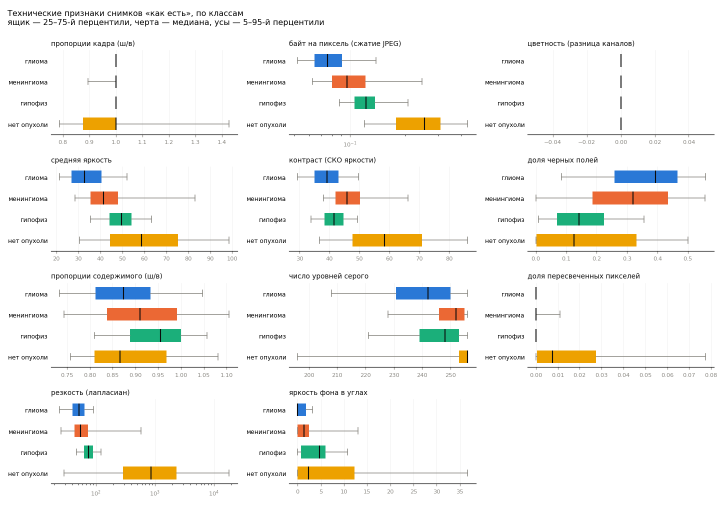
#> input picture reports/shortcut/features_raw.png, 1452 x 1011 px (shown at 1/2 size)
$ python -i check_shortcut.py   (imports and definitions only)   (older library calls are emulated)
#> lines starting #> are read from the running program, lines starting #| are printed output that depends on the picture; after the words box and inside, x2 and y2 are one past the last pixel; in counts of white or black regions, pixels touching at a corner belong together
### src/imhash.py
"""Общий код сравнения изображений по содержимому.

Признаки снимка: md5 файла, обрезка черных полей, pHash для 8 преобразований
группы D4 (повороты на 90° и отражения), миниатюра 64×64. Сравнение пары:
минимальное по преобразованиям расстояние Хэмминга pHash + корреляция Пирсона
миниатюр с учетом найденного преобразования.
"""
from __future__ import annotations

import hashlib
from pathlib import Path

import cv2
import imagehash
import numpy as np
import pandas as pd
from PIL import Image
from tqdm import tqdm

from src.io_utils import read_image

# Преобразования группы D4. Индекс сохраняется в паре как tf.
TF_NAMES = ["id", "rot90", "rot180", "rot270", "flipH", "flipV", "transpose", "antitranspose"]
TFS = [
    lambda a: a,
    lambda a: np.rot90(a, 1),
    lambda a: np.rot90(a, 2),
    lambda a: np.rot90(a, 3),
    lambda a: a[:, ::-1],
    lambda a: a[::-1, :],
    lambda a: a.T,
    lambda a: np.rot90(a, 2).T,
]
# Те же преобразования для батча (B, H, W), порядок совпадает с TFS
TFS_BATCH = [
    lambda a: a,
    lambda a: np.rot90(a, 1, axes=(1, 2)),
    lambda a: np.rot90(a, 2, axes=(1, 2)),
    lambda a: np.rot90(a, 3, axes=(1, 2)),
    lambda a: a[:, :, ::-1],
    lambda a: a[:, ::-1, :],
    lambda a: a.transpose(0, 2, 1),
    lambda a: np.rot90(a, 2, axes=(1, 2)).transpose(0, 2, 1),
]


def black_bbox(gray: np.ndarray, thr: int = 15) -> tuple[int, int, int, int]:
    """Рамка содержимого без черных полей: (y0, y1, x0, x1), правые границы не включаются.
    Маска строится по медианно-сглаженному снимку, чтобы шум «соль-перец» на полях не мешал."""
    m = cv2.medianBlur(gray, 5) > thr
    rows, cols = np.flatnonzero(m.any(1)), np.flatnonzero(m.any(0))
    if rows.size < 8 or cols.size < 8:
        return 0, gray.shape[0], 0, gray.shape[1]
    return int(rows[0]), int(rows[-1]) + 1, int(cols[0]), int(cols[-1]) + 1


def crop_black(gray: np.ndarray, thr: int = 15) -> np.ndarray:
    y0, y1, x0, x1 = black_bbox(gray, thr)
    return gray[y0:y1, x0:x1]


def phash_u64(arr: np.ndarray) -> np.uint64:
    bits = imagehash.phash(Image.fromarray(np.ascontiguousarray(arr))).hash.flatten()
    return np.packbits(bits).view(">u8")[0].astype(np.uint64)


# [73 lines left out: functions compute_features, candidate_pairs, _znorm, pair_corr, not called in this run]


class DSU:
    """Система непересекающихся множеств; корень группы — минимальный индекс."""

    def __init__(self, n: int):
        self.p = list(range(n))

    # [17 lines left out: functions find, union, labels, not called in this run]

### src/preprocess.py
"""Единый препроцессинг снимка: один и тот же код для обучения и инференса.

Шаги:
  1. серый снимок в диапазоне 0–255 (цветные файлы переводятся в серый, 16 бит — min-max);
  2. обрезка: сначала от краев срезаются однородные строки и столбцы (поля любого цвета, в том
     числе белые, и рамки-линии), затем ищется рамка головы — порог берется относительно уровня
     фона, поэтому серый фон BR-копий, шум «соль-перец», подписи и линейки по краям не мешают;
  3. нормализация яркости в дробных числах: фон → 0, 99,5-й перцентиль тканей → 1;
  4. приведение к size×size с сохранением пропорций (длинная сторона = size, поля — нули);
  5. квантование в uint8.
Нормализация идет до масштабирования, чтобы интерполяция заполнила промежуточные уровни
серого (иначе число уровней выдает источник снимка).

Геометрия возвращается в PreprocMeta: по ней маска переносится в координаты модели
(`mask_to_model`), а маска или тепловая карта модели — обратно на исходный снимок
(`map_to_original`).

Пример:
    from src.preprocess import preprocess
    image, meta = preprocess(read_image(path))      # uint8, 256×256
"""
from __future__ import annotations

from dataclasses import dataclass

import cv2
import numpy as np

DEFAULT_SIZE = 256


@dataclass(frozen=True)
class PreprocMeta:
    orig_h: int
    orig_w: int
    y0: int  # рамка содержимого в исходном снимке (правые границы не включаются)
    y1: int
    x0: int
    x1: int
    new_h: int  # размер содержимого после масштабирования
    new_w: int
    top: int  # положение содержимого внутри size×size
    left: int
    size: int
    scale: float  # во сколько раз изменено содержимое
    bg: float  # уровень фона (0–255)
    hi: float  # верхняя граница яркости тканей (0–255)


def to_gray(image: np.ndarray) -> np.ndarray:
    """Серый снимок float32 в диапазоне 0–255. Принимает HxW, HxWx3 (RGB), HxWx4; uint8 или другие типы."""
    x = np.asarray(image)
    if x.ndim == 3:  # те же веса, что у OpenCV при чтении в сером: результат не зависит от способа чтения файла
        x = x[..., :3].astype(np.float32) @ np.array([0.299, 0.587, 0.114], np.float32) if x.shape[2] >= 3 else x[..., 0]
    x = x.astype(np.float32)
    if np.asarray(image).dtype != np.uint8:  # например, 16-битный DICOM
        lo, hi = float(x.min()), float(x.max())
        x = (x - lo) / (hi - lo) * 255.0 if hi > lo else np.zeros_like(x)
    return x


def trim_uniform_borders(gray: np.ndarray, rel_tol: float = 0.03, frac: float = 0.98) -> tuple[int, int, int, int]:
    """Срезает от краев строки и столбцы однородной яркости: поля любого цвета (черные, серые,
    белые) и рамки-линии по краю кадра. Строка однородна, если не менее frac ее пикселей
    отличаются от медианы строки не больше чем на допуск. Допуск — доля rel_tol от разброса
    яркости снимка: на затемненных снимках тусклые края головы не принимаются за поле.
    Возвращает (y0, y1, x0, x1)."""
    h, w = gray.shape
    y0, y1, x0, x1 = 0, h, 0, w
    lo, hi = np.percentile(gray, [0.5, 99.5])
    tol = float(np.clip(rel_tol * (hi - lo), 2.0, 8.0))

    def edges(block: np.ndarray, axis: int) -> tuple[int, int]:
        med = np.median(block, axis=axis, keepdims=True)
        uniform = (np.abs(block - med) <= tol).mean(axis=axis) >= frac
        if uniform.all():
            return 0, 0
        return int(np.argmin(uniform)), int(np.argmin(uniform[::-1]))  # сколько однородных с начала и с конца

    for _ in range(4):  # строки и столбцы влияют друг на друга — несколько проходов
        top, bottom = edges(gray[y0:y1, x0:x1], axis=1)
        y0, y1 = y0 + top, y1 - bottom
        left, right = edges(gray[y0:y1, x0:x1], axis=0)
        x0, x1 = x0 + left, x1 - right
        if top + bottom + left + right == 0:
            break
    if (y1 - y0) < 0.15 * h or (x1 - x0) < 0.15 * w:  # осталось неправдоподобно мало — не срезаем
        return 0, h, 0, w
    return y0, y1, x0, x1


def estimate_background(gray: np.ndarray) -> float:
    """Уровень фона: меньшее из медианы рамки по краю кадра и 10-го перцентиля всего снимка.
    Рамка дает серый фон BR-копий, перцентиль страхует случай, когда голова касается краев."""
    h, w = gray.shape
    b = max(2, round(0.04 * min(h, w)))
    ring = np.concatenate([gray[:b].ravel(), gray[-b:].ravel(), gray[b:-b, :b].ravel(), gray[b:-b, -b:].ravel()])
    return float(min(np.median(ring), np.percentile(gray, 10)))


def content_bbox(gray: np.ndarray, bg: float) -> tuple[tuple[int, int, int, int], float]:
    """Рамка головы (y0, y1, x0, x1) без отступа и использованный порог яркости."""
    h, w = gray.shape
    sm = cv2.medianBlur(np.clip(gray, 0, 255).astype(np.uint8), 5)  # убирает «соль-перец»
    thr = bg + max(6.0, 0.08 * (float(np.percentile(sm, 99.5)) - bg))
    m = (sm > thr).astype(np.uint8)
    k = max(5, int(round(0.015 * min(h, w))) | 1)
    m = cv2.morphologyEx(m, cv2.MORPH_OPEN, cv2.getStructuringElement(cv2.MORPH_ELLIPSE, (k, k)))  # тонкие линии, подписи
    n, _, stats, _ = cv2.connectedComponentsWithStats(m, connectivity=8)
    full = (0, h, 0, w)
    if n <= 1:
        return full, thr
    areas = stats[1:, cv2.CC_STAT_AREA]
    keep = stats[1:][areas >= 0.05 * areas.max()]  # голова и сравнимые с ней части; мелкие метки отбрасываются
    x0, y0 = int(keep[:, cv2.CC_STAT_LEFT].min()), int(keep[:, cv2.CC_STAT_TOP].min())
    x1 = int((keep[:, cv2.CC_STAT_LEFT] + keep[:, cv2.CC_STAT_WIDTH]).max())
    y1 = int((keep[:, cv2.CC_STAT_TOP] + keep[:, cv2.CC_STAT_HEIGHT]).max())
    if (y1 - y0) < 0.15 * h or (x1 - x0) < 0.15 * w:  # рамка неправдоподобно мала — не обрезаем
        return full, thr
    return (y0, y1, x0, x1), thr


def preprocess(image: np.ndarray, size: int = DEFAULT_SIZE) -> tuple[np.ndarray, PreprocMeta]:
    """Снимок → (uint8 size×size, геометрия)."""
    gray = to_gray(image)
    h, w = gray.shape
    ty0, ty1, tx0, tx1 = trim_uniform_borders(gray)
    inner = gray[ty0:ty1, tx0:tx1]
    bg = estimate_background(inner)
    (y0, y1, x0, x1), thr = content_bbox(inner, bg)
    y0, y1, x0, x1 = y0 + ty0, y1 + ty0, x0 + tx0, x1 + tx0

    # Отступ 2% вокруг рамки. В срезанную полосу он заходит, только если полоса темная (обычное
    # поле): так рамка одинакова у чистого снимка и у его зашумленной копии, где поля не срезаются.
    # Если в полосе белое поле или линия — отступ ограничен краем срезанной области.
    pad = int(round(0.02 * max(y1 - y0, x1 - x0)))
    dark = lambda strip: strip.size == 0 or float(np.percentile(strip, 99)) <= thr
    lim_y0 = 0 if dark(gray[:ty0]) else ty0
    lim_y1 = h if dark(gray[ty1:]) else ty1
    lim_x0 = 0 if dark(gray[:, :tx0]) else tx0
    lim_x1 = w if dark(gray[:, tx1:]) else tx1
    y0, y1 = max(lim_y0, y0 - pad), min(lim_y1, y1 + pad)
    x0, x1 = max(lim_x0, x0 - pad), min(lim_x1, x1 + pad)
    crop = gray[y0:y1, x0:x1]

    tissue = crop[crop > thr]
    hi = float(np.percentile(tissue, 99.5)) if tissue.size else float(crop.max())
    norm = np.clip((crop - bg) / max(hi - bg, 1e-6), 0.0, 1.0)

    ch, cw = crop.shape
    scale = size / max(ch, cw)
    new_h, new_w = max(1, round(ch * scale)), max(1, round(cw * scale))
    interp = cv2.INTER_AREA if scale < 1 else cv2.INTER_LINEAR
    resized = np.clip(cv2.resize(norm, (new_w, new_h), interpolation=interp), 0.0, 1.0)

    top, left = (size - new_h) // 2, (size - new_w) // 2
    out = np.zeros((size, size), np.float32)
    out[top : top + new_h, left : left + new_w] = resized
    meta = PreprocMeta(h, w, y0, y1, x0, x1, new_h, new_w, top, left, size, float(scale), bg, hi)
    return np.round(out * 255).astype(np.uint8), meta


# [19 lines left out: functions mask_to_model, map_to_original, not called in this run]

### src/check_shortcut.py
"""Проверка shortcut: можно ли угадать класс по техническим признакам снимка.

Считается по рабочим снимкам (splits.csv, primary == True):
  raw_* — признаки файла «как есть»: размер, пропорции, цветность, яркость, контраст,
          черные поля, число уровней серого, резкость, фон в углах, байт на пиксель;
  pp_*  — признаки после реального препроцессинга (src/preprocess.py), по содержимому
          снимка без полей приведения к квадрату: то, что останется модели.
Проба: градиентный бустинг только на этих признаках (без пикселей), обучение на train,
оценка на val. Тест не используется.

Результаты: data/processed/image_stats.csv, reports/shortcut_report.md, reports/shortcut/*.png

Пример:
    python -m src.check_shortcut
"""
from __future__ import annotations

import argparse
from pathlib import Path

import cv2
import matplotlib

# [1 line not run here, left out]
import matplotlib.pyplot as plt
import numpy as np
import pandas as pd
from sklearn.ensemble import HistGradientBoostingClassifier
from sklearn.inspection import permutation_importance
from sklearn.metrics import balanced_accuracy_score, roc_auc_score
from tqdm import tqdm

from src.imhash import black_bbox
from src.preprocess import preprocess

SEED = 42
CLASSES = ["glioma", "meningioma", "pituitary", "no_tumor"]
CLS_RU = {"glioma": "глиома", "meningioma": "менингиома", "pituitary": "гипофиз", "no_tumor": "нет опухоли"}
CLS_COLOR = {"glioma": "#2a78d6", "meningioma": "#eb6834", "pituitary": "#1baf7a", "no_tumor": "#eda100"}
INK, MUTED = "#0b0b0b", "#898781"

FEATURES_RU = {
    "raw_h": "высота, px", "raw_w": "ширина, px", "raw_aspect": "пропорции кадра (ш/в)",
    "raw_bpp": "байт на пиксель (сжатие JPEG)", "raw_color": "цветность (разница каналов)",
    "raw_mean": "средняя яркость", "raw_std": "контраст (СКО яркости)",
    "raw_border": "доля черных полей", "raw_bbox_aspect": "пропорции содержимого (ш/в)",
    "raw_levels": "число уровней серого", "raw_sat": "доля пересвеченных пикселей",
    "raw_sharp": "резкость (лапласиан)", "raw_corner": "яркость фона в углах",
    "pp_mean": "средняя яркость", "pp_std": "контраст (СКО яркости)", "pp_dark": "доля темных пикселей",
    "pp_sat": "доля пересвеченных пикселей", "pp_levels": "число уровней серого",
    "pp_entropy": "энтропия гистограммы", "pp_sharp": "резкость (лапласиан)",
    "pp_bbox_aspect": "пропорции содержимого (ш/в)", "pp_upscale": "масштаб при приведении к 256",
}
RAW = [f for f in FEATURES_RU if f.startswith("raw_")]
PP = [f for f in FEATURES_RU if f.startswith("pp_")]
SIZE_ONLY = ["raw_h", "raw_w"]
PP_VERSION = "preprocess-1.5"  # при изменении препроцессинга кэш признаков пересчитывается
PP_NO_SCALE = [f for f in PP if f != "pp_upscale"]


def image_stats(path: Path) -> dict:
#> called with path = '../reports/shortcut/features_raw.png'
    buf = np.fromfile(str(path), np.uint8)
    bgr = cv2.imdecode(buf, cv2.IMREAD_COLOR)
#> bgr is the input picture: shape (1011, 1452, 3); mean B, G, R 241.6, 244.8, 245.7
    gray = cv2.cvtColor(bgr, cv2.COLOR_BGR2GRAY)
    h, w = gray.shape
#> h = 1011; w = 1452
    b, g, r = (bgr[..., k].astype(np.int16) for k in range(3))
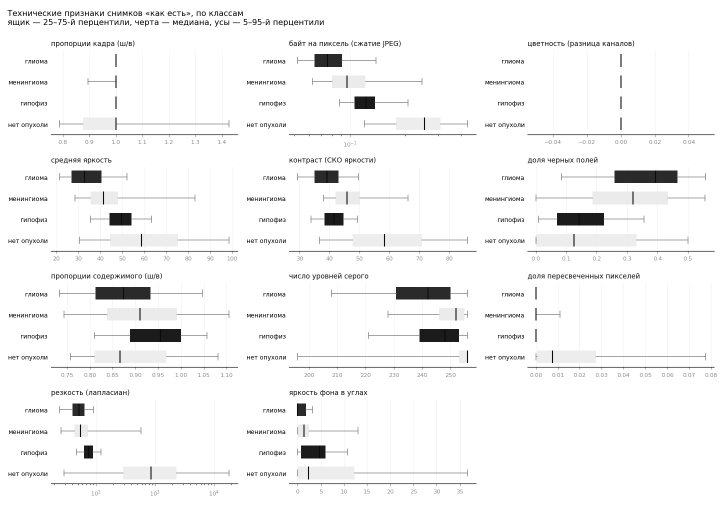
#> r: shape (1011, 1452) int16 (shown at 1/2 size); min 0, max 255, mean 245.7
    y0, y1, x0, x1 = black_bbox(gray)
#> in black_bbox, `m = cv2.medianBlur(gray, 5) > thr`: m: shape (1011, 1452) bool; every value is 1
#> in black_bbox, `rows, cols = np.flatnonzero(m.any(1)), np.flatnonzero(m.any(0))`: rows = 1011 values from 0 to 1010; cols = 1452 values from 0 to 1451
#> y0 = 0; y1 = 1011; x0 = 0; x1 = 1452
    c = max(4, min(h, w) // 20)
#> c = 50
    corners = np.concatenate([gray[:c, :c].ravel(), gray[:c, -c:].ravel(), gray[-c:, :c].ravel(), gray[-c:, -c:].ravel()])
#> corners = 10000 values, max 255 at index 0, min 0 at index 1015, mean 249.1
    out = {
        "raw_h": h, "raw_w": w, "raw_aspect": w / h, "raw_bpp": len(buf) / (h * w),
        "raw_color": float((np.abs(r - g) + np.abs(g - b)).mean()),
        "raw_mean": float(gray.mean()), "raw_std": float(gray.std()),
        "raw_border": 1 - (y1 - y0) * (x1 - x0) / (h * w),
        "raw_bbox_aspect": (x1 - x0) / (y1 - y0),
        "raw_levels": int(np.count_nonzero(np.bincount(gray.ravel(), minlength=256))),
        "raw_sat": float((gray >= 250).mean()),
        "raw_sharp": float(cv2.Laplacian(gray, cv2.CV_64F).var()),
        "raw_corner": float(corners.mean()),
    }
    # реальный препроцессинг (src/preprocess.py); статистика — по содержимому, без полей приведения к квадрату
    full, m = preprocess(gray)
#> in trim_uniform_borders, `lo, hi = np.percentile(gray, [0.5, 99.5])`: lo = 11; hi = 255
#> in trim_uniform_borders, `tol = float(np.clip(rel_tol * (hi - lo), 2.0, 8.0))`: tol = 7.32
#> the loop in trim_uniform_borders, `for _ in range(4):` made 2 passes
#> (top, bottom, y0, y1, left, right, x0, x1) on passes 1 to 2: (23, 20, 23, 991, 17, 29, 17, 1423), (0, 0, 23, 991, 0, 0, 17, 1423)
#> in preprocess, `ty0, ty1, tx0, tx1 = trim_uniform_borders(gray)`: ty0 = 23; ty1 = 991; tx0 = 17; tx1 = 1423
#> in preprocess, `inner = gray[ty0:ty1, tx0:tx1]`:
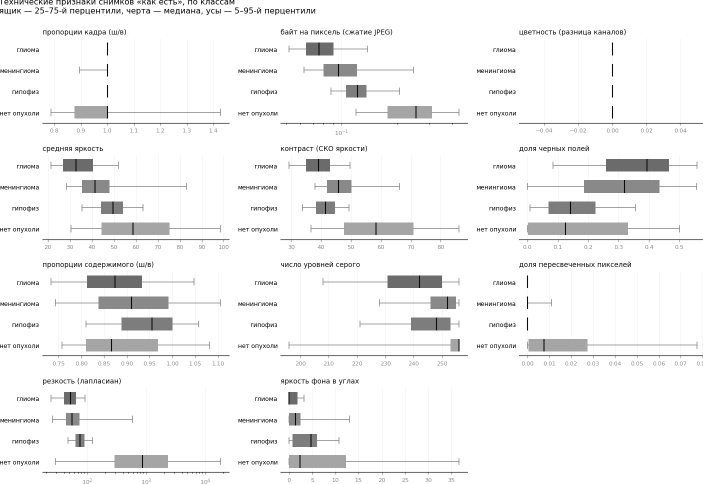
#> inner: shape (968, 1406) float32 (shown at 1/2 size); min 0, max 255, mean 243.9
#> in preprocess, `bg = estimate_background(inner)`: bg = 247
#> in content_bbox, `sm = cv2.medianBlur(np.clip(gray, 0, 255).astype(np.uint8), 5)`:
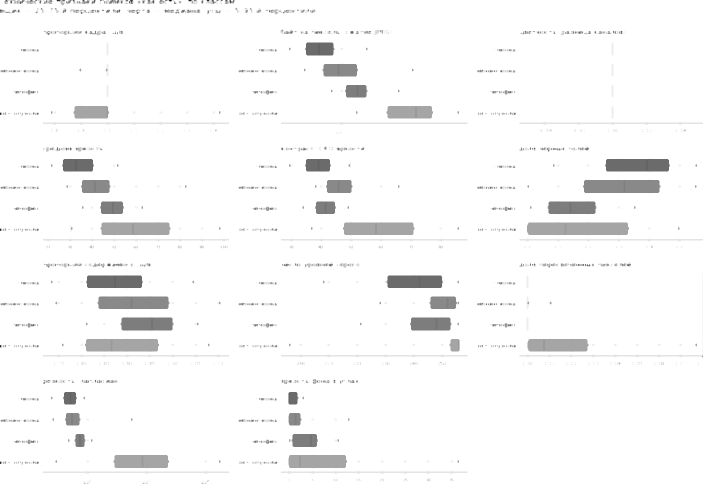
#> sm: shape (968, 1406) (shown at 1/2 size); min 0, max 255, mean 247.7
#> in content_bbox, `thr = bg + max(6.0, 0.08 * (float(np.percentile(sm, 99.5)) - bg))`: thr = 253
#> in content_bbox, `m = (sm > thr).astype(np.uint8)`:
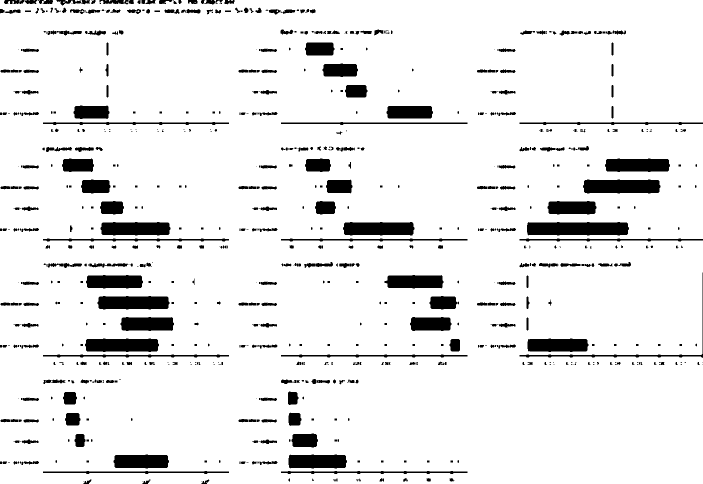
#> m: shape (968, 1406) (shown at 1/2 size); values 0 (black) and 1 (white), 91.6% white; 712 black regions (295 under 20 px), largest, box (x1, y1, x2, y2) and area: (1054, 444, 1258, 471) 5074, (1166, 359, 1321, 387) 3964, (170, 677, 318, 704) 3638
#> in content_bbox, `m = cv2.morphologyEx(m, cv2.MORPH_OPEN, cv2.getStructuringElement(cv2...`:
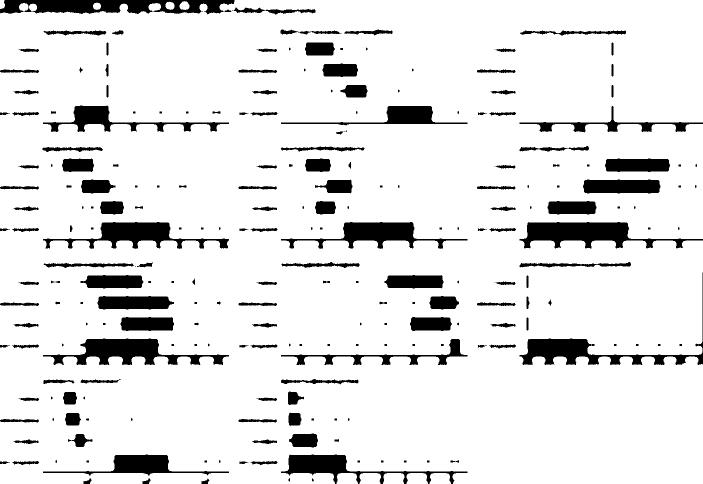
#> m: shape (968, 1406) (shown at 1/2 size); values 0 (black) and 1 (white), 89.5% white; 245 black regions (53 under 20 px), largest, box (x1, y1, x2, y2) and area: (0, 0, 469, 29) 9326, (1039, 444, 1406, 497) 9038, (86, 677, 458, 730) 8358
#> in content_bbox, `n, _, stats, _ = cv2.connectedComponentsWithStats(m, connectivity=8)`: n = 13; stats = 13 rows, first 6: [0, 0, 1406, 968, 143498], [0, 0, 10, 18, 155], [0, 0, 1406, 968, 1211796], [331, 3, 18, 17, 232], [359, 2, 20, 18, 270], [186, 5, 16, 15, 184]
#> in content_bbox, `areas = stats[1:, cv2.CC_STAT_AREA]`: areas = [155, 1211796, 232, 270, 184, 243, 317, 850, 882, 872, 862, 847]
#> in content_bbox, `keep = stats[1:][areas >= 0.05 * areas.max()]`: keep = [[0, 0, 1406, 968, 1211796]]
#> in content_bbox, `x0, y0 = int(keep[:, cv2.CC_STAT_LEFT].min()), int(keep[:, cv2.CC_STAT..`: x0 = 0
#> in content_bbox, `x1 = int((keep[:, cv2.CC_STAT_LEFT] + keep[:, cv2.CC_STAT_WIDTH]).max())`: x1 = 1406
#> in content_bbox, `y1 = int((keep[:, cv2.CC_STAT_TOP] + keep[:, cv2.CC_STAT_HEIGHT]).max())`: y1 = 968
#> in preprocess, `(y0, y1, x0, x1), thr = content_bbox(inner, bg)`: y0 = 0; y1 = 968; x0 = 0; x1 = 1406; thr = 253
#> in preprocess, `y0, y1, x0, x1 = y0 + ty0, y1 + ty0, x0 + tx0, x1 + tx0`: y0 = 23; y1 = 991; x0 = 17; x1 = 1423
#> in preprocess, `pad = int(round(0.02 * max(y1 - y0, x1 - x0)))`: pad = 28
#> in preprocess, `lim_y0 = 0 if dark(gray[:ty0]) else ty0`: lim_y0 = 23
#> in preprocess, `lim_y1 = h if dark(gray[ty1:]) else ty1`: lim_y1 = 991
#> in preprocess, `lim_x0 = 0 if dark(gray[:, :tx0]) else tx0`: lim_x0 = 17
#> in preprocess, `lim_x1 = w if dark(gray[:, tx1:]) else tx1`: lim_x1 = 1423
#> in preprocess, `hi = float(np.percentile(tissue, 99.5)) if tissue.size else float(crop..`: hi = 255
#> in preprocess, `resized = np.clip(cv2.resize(norm, (new_w, new_h), interpolation=inter..`:
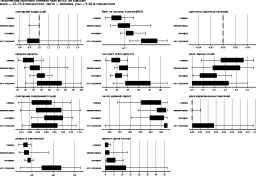
#> resized: shape (176, 256) float32; min 0, max 1, mean 0.899
#> in preprocess, `out[top : top + new_h, left : left + new_w] = resized`:
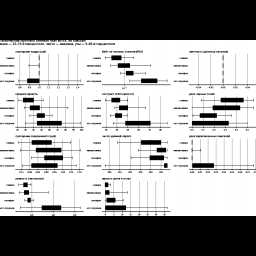
#> out: shape (256, 256) float32; min 0, max 1, mean 0.618
    q = np.ascontiguousarray(full[m.top : m.top + m.new_h, m.left : m.left + m.new_w])
    pp = q.astype(np.float32) / 255
    hist = np.bincount(q.ravel(), minlength=256) / q.size
#> hist = 256 values, max 0.762 at index 255, min 0 at index 3, mean 0.00391
    nz = hist[hist > 0]
#> nz = 243 values, max 0.762 at index 242, min 2.22e-05 at index 3, mean 0.00412
    out.update({
        "pp_mean": float(pp.mean()), "pp_std": float(pp.std()), "pp_dark": float((pp < 0.05).mean()),
        "pp_sat": float((pp > 0.95).mean()), "pp_levels": int(len(nz)), "pp_entropy": float(-(nz * np.log2(nz)).sum()),
        "pp_sharp": float(cv2.Laplacian(q, cv2.CV_64F).var()),
        "pp_bbox_aspect": (m.x1 - m.x0) / (m.y1 - m.y0), "pp_upscale": m.scale,
        "pp_version": PP_VERSION,
    })
    return out


# [199 lines left out: functions probe, plot_distributions, plot_importance, _md_table, _medians, single_feature_auc and 1 more, not called in this run]


# [2 lines not run here, left out]

>>> result = image_stats('../reports/shortcut/features_raw.png')
#> result = 23 items
